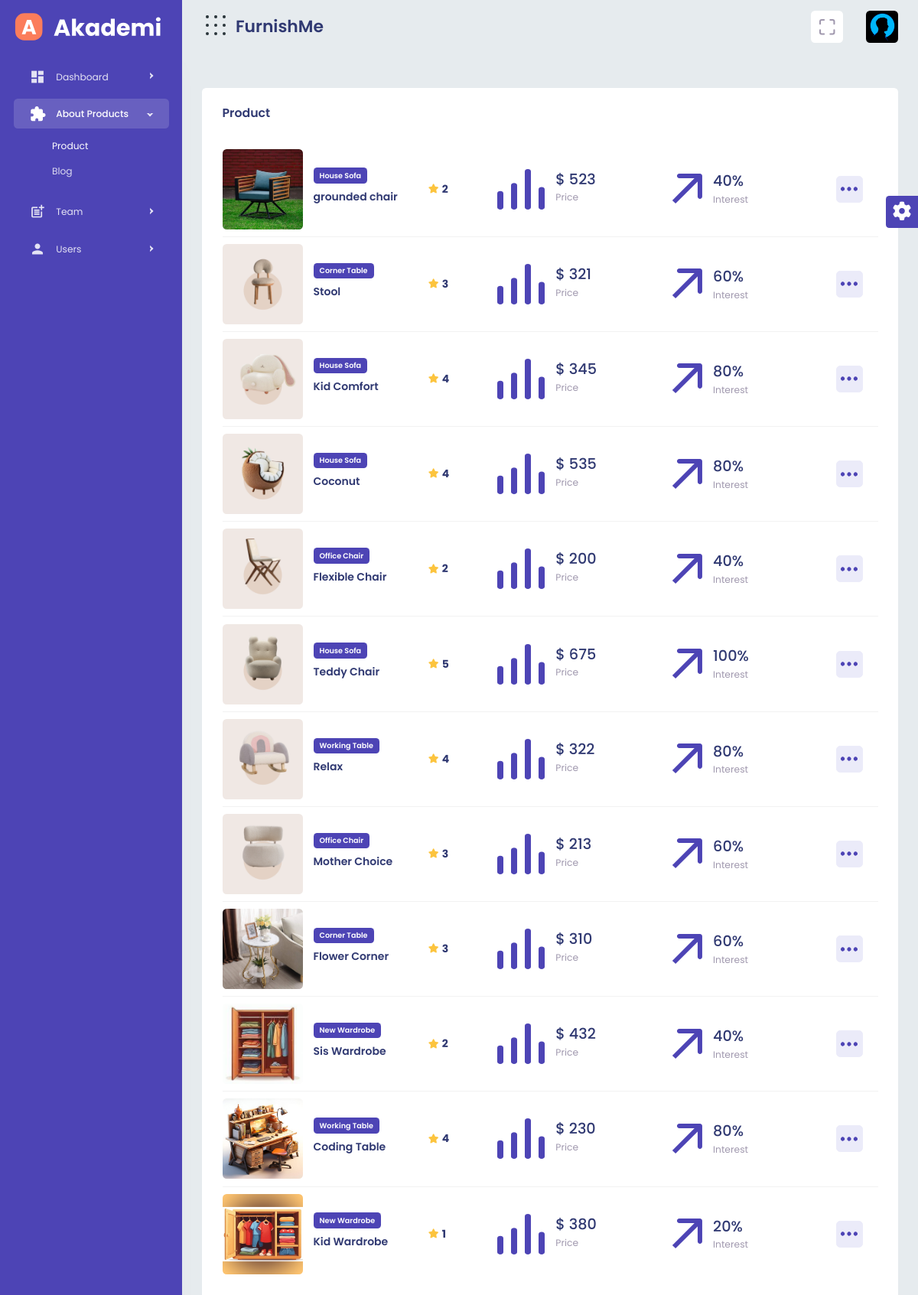
The page /admin/product_admin.php on the database its author committed.
### tables this page shows
CREATE TABLE IF NOT EXISTS `product` (
  `id` int NOT NULL AUTO_INCREMENT,
  `productname` varchar(20) NOT NULL,
  `price` int NOT NULL,
  `star` int NOT NULL,
  `image` varchar(200) NOT NULL,
  `category` varchar(200) NOT NULL,
  PRIMARY KEY (`id`)
);

### admin/product_admin.php (the view, shortened to what this page needs)
<!DOCTYPE html>
<html lang="en">
<head>
    <?php include('css.php'); ?>
</head>
<body>
    <div id="main-wrapper" class="wallet-open active">
        <?php include('header.php'); ?>
        <?php include('navheader.php') ?>
        <?php include("sidebar.php"); ?>
    <div class="content-body">
        <div class="container-fluid">
            <div class="card">
                <div class="card-header border-0 pb-0 flex-wrap">
                    <h4 class="mb-0">Product</h4>
                </div>
                <div class="card-body">
                    <div class="tab-content" id="myTabContent">
                        <div class="tab-pane fade show active" id="home-tab-pane" role="tabpanel" aria-labelledby="home-tab" tabindex="0">
                            <div class="table-responsive">
                                <table class="table table-details">
                                    <tbody>
                                        <?php
                                        include('connection.php');
                                        $query = "SELECT * FROM product";
                                        $rawdata = $connection->query($query);
                                        while (list($id, $name, $price, $star, $image, $category) = mysqli_fetch_array($rawdata)) {
                                            $timage = '../image/product/' . $category . '/' . $image;
                                        ?>
                                            <tr>
                                                <td Style="width:100px;">
                                                    <div class="food-menu">
                                                        <?php
                                                        echo "<img class='me-3 rounded avatar avatar-xl'  src='$timage' alt='DexignZone'>";
                                                        ?>
                                                        <div class="food-info">
                                                            <span class=" badge badge-sm badge-primary mb-2"><?php echo $category; ?></span>
                                                            <h5><a href="javascript:void(0);"><?php echo $name; ?></a></h5>
                                                        </div>
                                                    </div>
                                                </td>
                                                <td>
                                                    <ul class="food-review">
                                                        <li><i class="fa fa-star"></i></li>
                                                        <li>
                                                            <h5 class="font-w700"><?php echo $star; ?></h5>
                                                        </li>
                                                    </ul>
                                                </td>
                                                <td>
                                                    <ul class="d-flex">
                                                        <li>
                                                        </li>
                                                        <li>
                                                            <h3 class="mb-0 font-w500 fs-22">$ <?php echo $price; ?></h3>
                                                            <span>Price</span>
                                                        </li>
                                                    </ul>
                                                </td>
                                                <td>
                                                    <ul class="d-flex align-items-center">
                                                        <li>
                                                        </li>
                                                        <li class="ms-3">
                                                            <h3 class="mb-0 font-w500 fs-22"><?php echo $star*20; ?>%</h3>
                                                            <span>Interest</span>
                                                        </li>
                                                    </ul>
                                                </td>
                                                <td class="text-end">
                                                    <div class="dropdown custom-dropdown">
                                                        <div class="btn sharp  btn-light" data-bs-toggle="dropdown">
                                                        </div>
                                                    </div>
                                                </td>
                                            </tr>
                                        <?php } ?>
                                    </tbody>
                                </table>
                            </div>
                        </div>
                    </div>
                </div>
            </div>
        </div>
    </div>
    </div>
</body>
</html>

### rows shown on the page
product: category+image (picture), category "House Sofa", productname "grounded chair", star "2", price "523", $star*20 "40"
product: category+image (picture), category "Corner Table", productname "Stool", star "3", price "321", $star*20 "60"
product: category+image (picture), category "House Sofa", productname "Kid Comfort", star "4", price "345", $star*20 "80"
product: category+image (picture), category "House Sofa", productname "Coconut", star "4", price "535", $star*20 "80"
product: category+image (picture), category "Office Chair", productname "Flexible Chair", star "2", price "200", $star*20 "40"
product: category+image (picture), category "House Sofa", productname "Teddy Chair", star "5", price "675", $star*20 "100"
product: category+image (picture), category "Working Table", productname "Relax", star "4", price "322", $star*20 "80"
product: category+image (picture), category "Office Chair", productname "Mother Choice", star "3", price "213", $star*20 "60"
product: category+image (picture), category "Corner Table", productname "Flower Corner", star "3", price "310", $star*20 "60"
product: category+image (picture), category "New Wardrobe", productname "Sis Wardrobe", star "2", price "432", $star*20 "40"
product: category+image (picture), category "Working Table", productname "Coding Table", star "4", price "230", $star*20 "80"
product: category+image (picture), category "New Wardrobe", productname "Kid Wardrobe", star "1", price "380", $star*20 "20"
